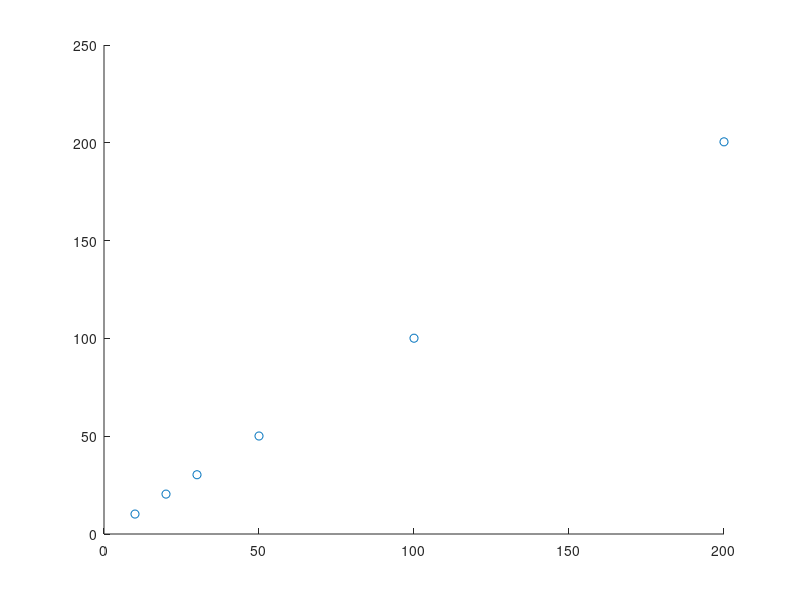

Recreate this plot in MATLAB.
%this is just a visualization for the report, results were written down in
%my notebook and copied here for the report
close all;
clear all;
expected_distance = [10, 20, 30, 50, 100, 200]
measured_distance = [10.2, 20.4, 30.3, 50.1, 100.1, 200.5]
figure;
scatter(expected_distance, measured_distance);
